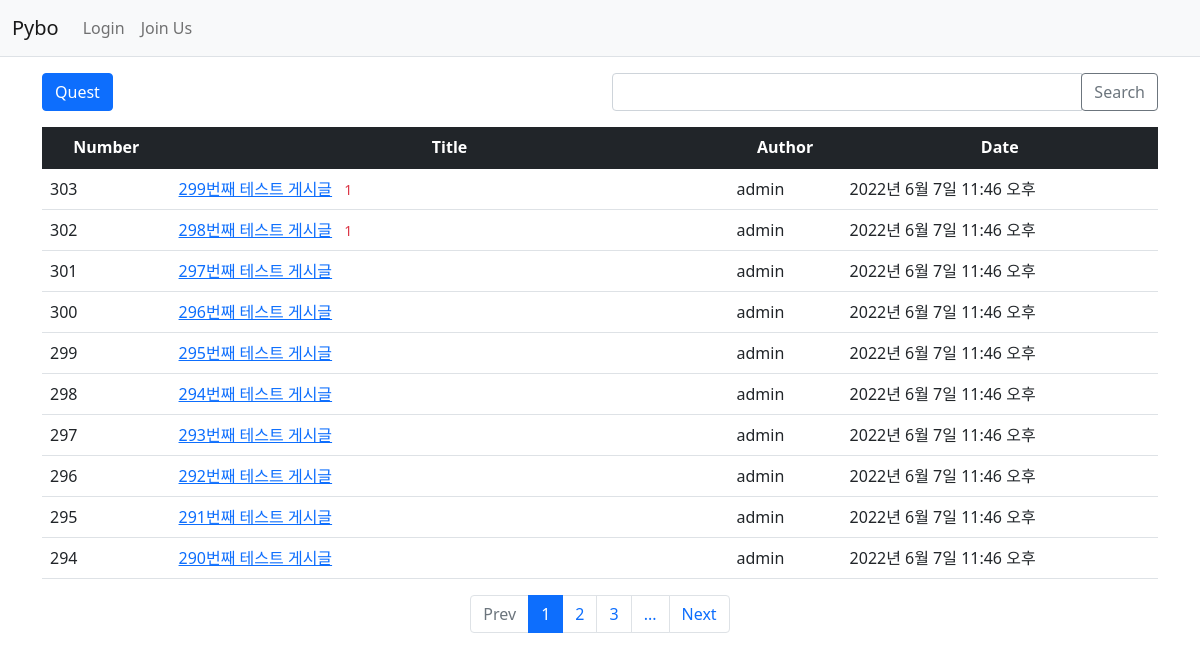
Before: /pybo/ with the older database file.
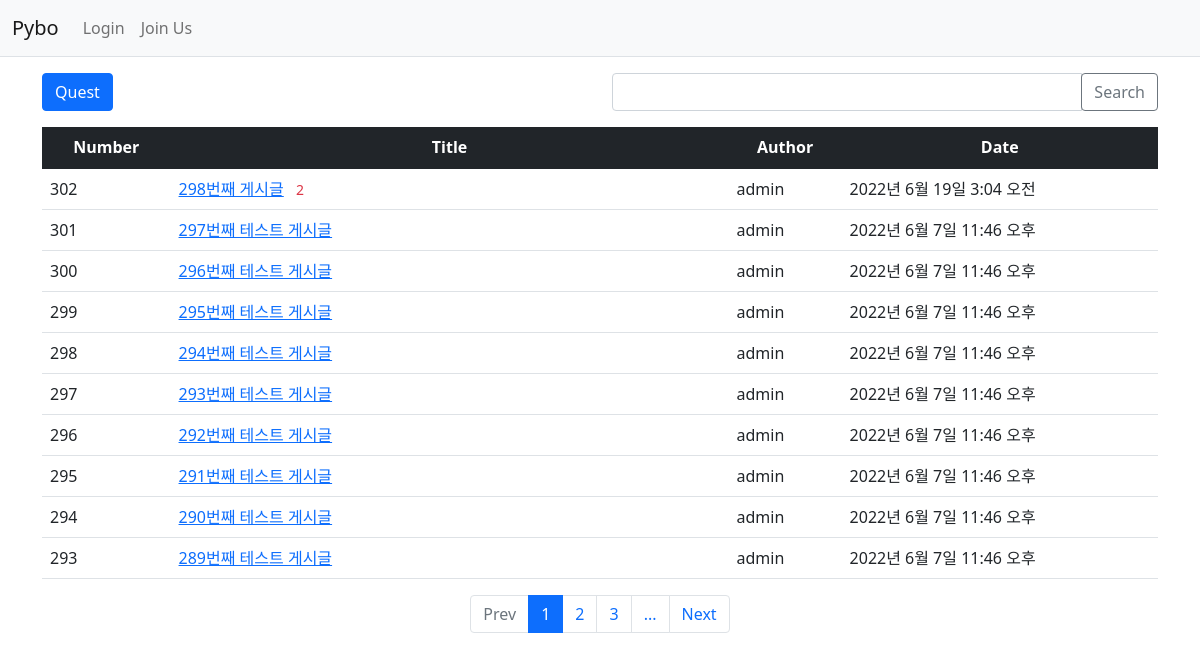
After: the same page with the newer database file.
### pybo/models.py (models this page shows, shortened)
class Question(models.Model):
    subject = models.CharField(max_length=200)
    content = models.TextField()
    create_date = models.DateTimeField()
    author = models.ForeignKey(User, on_delete=models.CASCADE, related_name='author_question')
    modify_date = models.DateTimeField(null=True, blank=True)  # null 허용, form.is_valid 검증 시 값 없어도 됨(값을 비워둘 수 있음)
    voter = models.ManyToManyField(User, related_name='voter_question')  # 추천인 추가

### pybo/views/base_view.py (the view, shortened to what this page needs)
# urls.py: path('', base_view.index, name='index')
def index(request):
    page = request.GET.get('page', '1')  # http GET method의 파라미터 page default를 1로 설정 (값이 있으면 그 값을 가져옴)
    keyword = request.GET.get('keyword', '')  # 검색어
    question_list = Question.objects.order_by('-create_date')
    paginator = Paginator(question_list, 10)  # 게시글 페이지 기준은 10개
    page_obj = paginator.get_page(page)
    context = {'question_list': page_obj, 'page': page, 'keyword': keyword}
    return render(request, 'pybo/question_list.html', context)

### pybo/templatetags/pybo_filter.py (called while the page is built)
@register.filter
def sub(value, arg):
    return value - arg

### templates/pybo/question_list.html (shortened to what this page needs)
{% extends 'base.html' %}
{% load pybo_filter %}
{% block content %}
<div class="container my-3">
    <div class="row my-3">
        <div class="col-6">
            <a href="{% url 'pybo:question_create' %}" class="btn btn-primary">Quest</a>
        </div>
        <div class="col-6">
            <div class="input-group">
                <input type="text" id="search_keyword" class="form-control" value="{{ keyword|default_if_none:'' }}">
                <div class="input-group-append">
                    <button class="btn btn-outline-secondary" type="button" id="btn_search">Search</button>
                </div>
            </div>
        </div>
    </div>
    <table class="table">
        <thead>
        <tr class="text-center table-dark">
            <th>Number</th>
            <th style="width: 50%">Title</th>
            <th>Author</th>
            <th>Date</th>
        </tr>
        </thead>
    <tbody>
        {% if question_list %}
        {% for question in question_list %}
        <tr>
            <td>{{ question_list.paginator.count|sub:question_list.start_index|sub:forloop.counter0|add:1 }}</td>
            <td class="text-start">
                <a href="{% url 'pybo:detail' question.id %}">{{ question.subject }}</a>{% if question.answer_set.count > 0 %}
                <span class="text-danger small mx-2">{{ question.answer_set.count }}</span>
                {% endif %}
            </td>
            <td>{{ question.author.username }}</td>
            <td>{{ question.create_date }}</td>
        </tr>
        {% endfor %}
        {% else %}
        <tr>
            <td colspan="4">Empty Question</td>
        </tr>
        {% endif %}
    </tbody>
    </table>
    <ul class="pagination justify-content-center">
        {% if question_list.has_previous %}
        <li class="page-item">
            <a class="page-link" data-page="{{ question_list.previous_page_number }}"
               href=javascript:void(0)">Prev</a>
        </li>
        {% else %}
        <li class="page-item disabled">
            <a class="page-link" tabindex="-1" aria-disabled="true" href="#">Prev</a>
        </li>
        {% endif %}
        {% for page_number in question_list.paginator.page_range %}
        {% if page_number >= question_list.number|add:-2 and page_number <= question_list.number|add:2 %}
        {% if page_number == question_list.number %}
        <li class="page-item active" aria-current="page">
            <a class="page-link" href="?page={{ page_number }}">{{ page_number }}</a>
        </li>
        {% else %}
        <li class="page-item">
            <a class="page-link" data-page="{{ page_number }}"
               href="javascript:void(0)">{{ page_number }}</a>
        </li>
        {% endif %}
        {% endif %}
        {% endfor %}
        {% if question_list.number < question_list.paginator.num_pages|add:-2 %}
        <li class="page-item">
            <a class="page-link" data-page="{{ question_list.paginator.num_pages }}"
               href="javascript:void(0)">...</a>
        </li>
        {% endif %}
        {% if question_list.has_next %}
        <li class="page-item">
            <a class="page-link" data-page="{{ question_list.next_page_number }}"
               href="javascript:void(0)">Next</a>
        </li>
        {% else %}
        <li class="page-item disabled">
            <a class="page-link" tabindex="-1" aria-disabled="true" href="#">Next</a>
        </li>
        {% endif %}
    </ul>
</div>
{% endblock %}

### templates/base.html (shortened to what this page needs)
{% load static %}
<!doctype html>
<html lang="ko">
<head>
    <link href="https://cdn.jsdelivr.net/npm/bootstrap@5.1.3/dist/css/bootstrap.min.css" rel="stylesheet">
    <link rel="stylesheet" type="text/css href="{% static 'style.css' %}>
</head>
<body>
{% include "navbar.html" %}
{% block content %}
{% endblock %}
</body>
</html>

### templates/navbar.html (shortened to what this page needs)
<nav class="navbar navbar-expand-lg navbar-light bg-light border-bottom">
    <div class="container-fluid">
        <a class="navbar-brand" href="{% url 'pybo:index' %}">Pybo</a>
        <div class="collapse navbar-collapse" id="navbarSupportedContent">
            <ul class="navbar-nav me-auto mb-2 mb-lg-0">
                <li class="nav-item">
                    {% if user.is_authenticated %}
                    <a class="nav-link" href="{% url 'common:logout' %}">{{ user.username }} (Logout)</a>
                    {% else %}
                    <a class="nav-link" href="{% url 'common:login' %}">Login</a>
                    {% endif %}
                </li>
                <li class="nav-item">
                    {% if not user.is_authenticated %}
                    <a class="nav-link" href="{% url 'common:signup' %}">Join Us</a>
                    {% endif %}
                </li>
            </ul>
        </div>
    </div>
</nav>

Changed rows visible on the page:
removed Question: paginator.count|sub "303", subject "299번째 테스트 게시글", answer_set.count "1", author.username "admin", create_date "2022년 6월 7일 11:46 오후"
removed Question: paginator.count|sub "302", subject "298번째 테스트 게시글", answer_set.count "1", author.username "admin", create_date "2022년 6월 7일 11:46 오후"
added Question: paginator.count|sub "302", subject "298번째 게시글", answer_set.count "2", author.username "admin", create_date "2022년 6월 19일 3:04 오전"
now on this page (row unchanged): Question: paginator.count|sub "293", subject "289번째 테스트 게시글", author.username "admin", create_date "2022년 6월 7일 11:46 오후"
